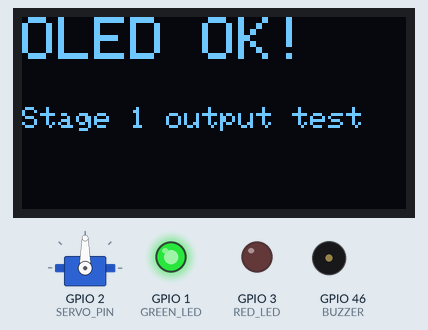
Recording of a sketch running on a simulated ESP32. On the bench: 128×64 one-colour display, servo, output pins drawn as LEDs (lit = HIGH), buzzer (waves = sounding, pin HIGH). What the sketch prints to the serial monitor is not drawn.

Above: at 1.3 s.
At 3.3 s:
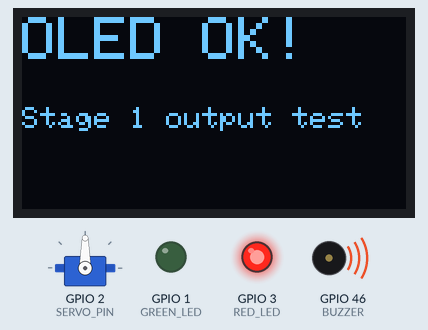
At 4.1 s:
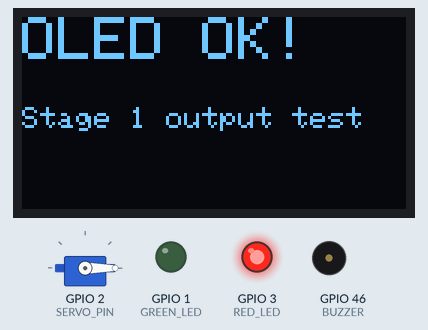
At 6.08 s:
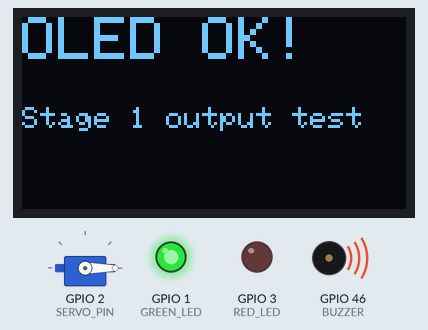
Timing chart, 0 to 40.0 s (numbered marks = the images above):
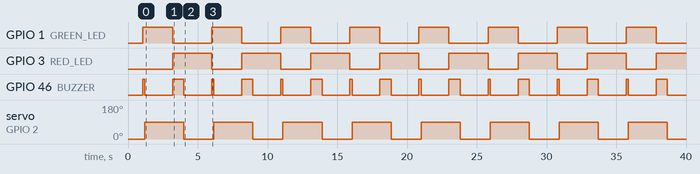

Measured:
- by itself, GPIO 1 (GREEN_LED): alternates HIGH for 2.2 s and LOW for 2.8 s
- by itself, GPIO 3 (RED_LED): alternates HIGH for 2.8 s and LOW for 2.2 s
- by itself, GPIO 46 (BUZZER): repeats every 5.0 s: LOW 2.0 s, HIGH 0.80 s, LOW 2.0 s, HIGH 0.15 s
- by itself, servo on GPIO 2 (SERVO_PIN): alternates 90° for 2.8 s and 0° for 2.2 s

The sketch:

outputs_test.ino
```cpp
// STAGE 1 - TEST 2: OLED + green LED + red LED + buzzer + servo door
// After uploading: OLED shows "OLED OK!", then it repeats:
//   green LED + short beep + servo to 90 (open)
//   red LED  + long beep  + servo to 0  (locked)

#include <Wire.h>
#include <Adafruit_GFX.h>
#include <Adafruit_SSD1306.h>
#include <ESP32Servo.h>

#define OLED_SDA  41
#define OLED_SCL  42
#define SERVO_PIN 2
#define GREEN_LED 1
#define RED_LED   3
#define BUZZER    46

Adafruit_SSD1306 display(128, 64, &Wire, -1);
Servo door;

void setup() {
  Serial.begin(115200);
  delay(1000);
  Serial.println("\n=== OUTPUT TEST ===");

  pinMode(GREEN_LED, OUTPUT);
  pinMode(RED_LED, OUTPUT);
  pinMode(BUZZER, OUTPUT);

  Wire.begin(OLED_SDA, OLED_SCL);
  if (display.begin(SSD1306_SWITCHCAPVCC, 0x3C)) {
    display.clearDisplay();
    display.setTextColor(SSD1306_WHITE);
    display.setTextSize(2);
    display.setCursor(0, 0);
    display.println("OLED OK!");
    display.setTextSize(1);
    display.setCursor(0, 30);
    display.println("Stage 1 output test");
    display.display();
    Serial.println("OLED OK");
  } else {
    Serial.println("OLED NOT FOUND -> check VCC, GND, SDA=41, SCL=42");
  }

  ESP32PWM::allocateTimer(0);
  door.setPeriodHertz(50);
  door.attach(SERVO_PIN, 500, 2400);
  door.write(0);
}

void loop() {
  Serial.println("GREEN LED + short beep + door OPEN (90 deg)");
  digitalWrite(GREEN_LED, HIGH);
  digitalWrite(BUZZER, HIGH);
  delay(150);
  digitalWrite(BUZZER, LOW);
  door.write(90);
  delay(2000);
  digitalWrite(GREEN_LED, LOW);

  Serial.println("RED LED + long beep + door LOCKED (0 deg)");
  digitalWrite(RED_LED, HIGH);
  digitalWrite(BUZZER, HIGH);
  delay(800);
  digitalWrite(BUZZER, LOW);
  door.write(0);
  delay(2000);
  digitalWrite(RED_LED, LOW);
}
```
